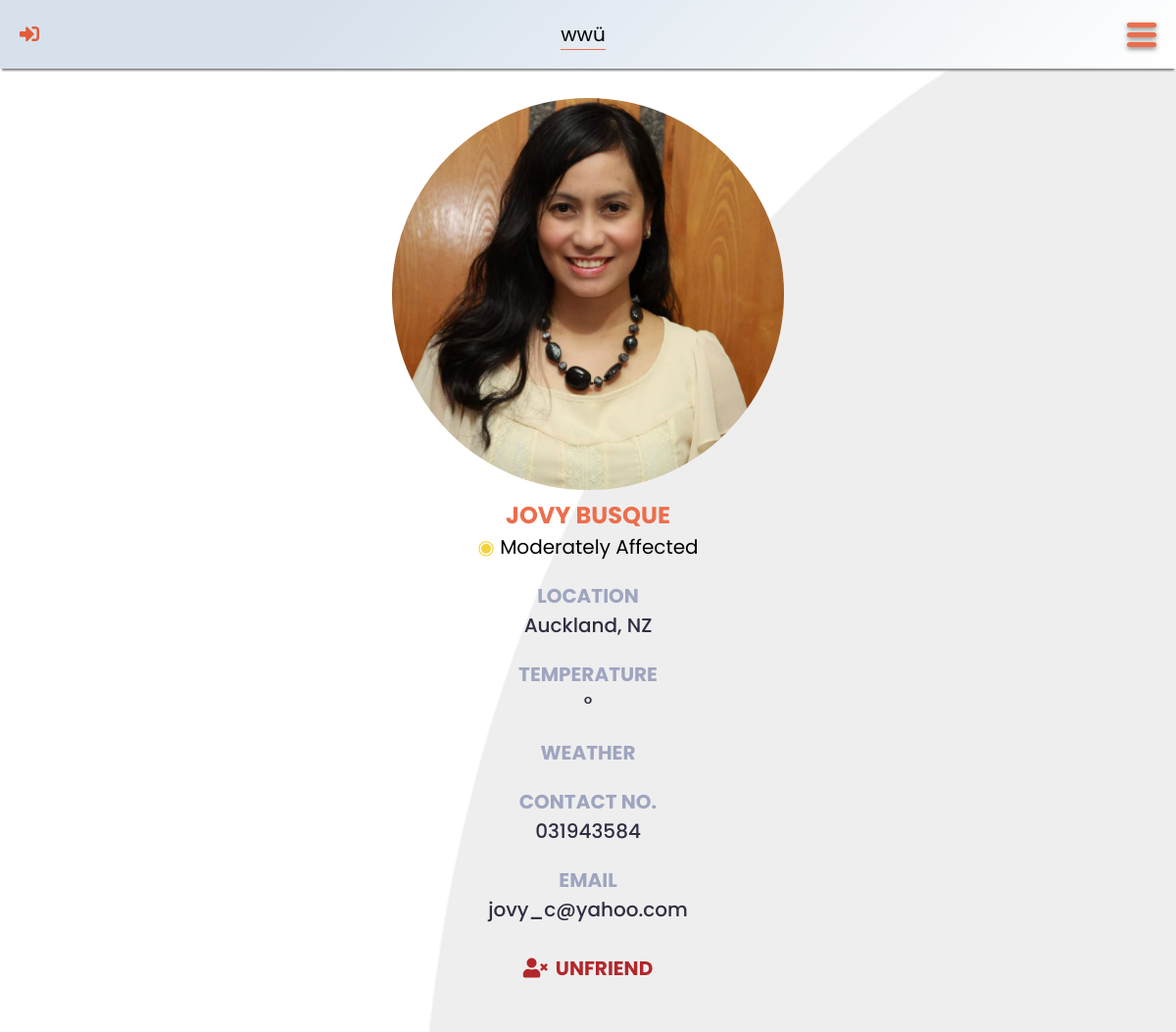
Screenshot of /friend.php?friend-id=3 with the database file from the repository.
### tables this page shows
CREATE TABLE `user` (
	`user_id` INT UNSIGNED AUTO_INCREMENT PRIMARY KEY,
	`fname` VARCHAR(50) NOT NULL,
	`lname` VARCHAR(50) NOT NULL,
	`contact_no` CHAR(13) NOT NULL,
	`location` VARCHAR(50) NOT NULL,
	`email` VARCHAR(100) NOT NULL UNIQUE,
	`password` VARCHAR(255) NOT NULL,
	`profile_picture` CHAR(12) DEFAULT 'default.jpg' NOT NULL ,
	`status` ENUM('Safe', 'Moderately Affected', 'Severely Affected') DEFAULT 'Safe' NOT NULL,
	`unit` ENUM('Metric', 'Imperial') DEFAULT 'Metric' NOT NULL
);

### src/header.php (called while the page is built, shortened)
<?php
	$unit = "metric";
	if (isset($_SESSION["account-verified"])) {
		$user_id = $_SESSION["account-verified"];
		require_once "config/config.php";
		require_once "lib/database-handler.php";
		require_once "models/User.php";
		$user = new User();
		$account = $user->getUser($user_id);
		$fname = $account->fname;
		$location = $account->location;
		$icon = "out";
		$logInLogOut = "src/sign-out.php";
		$unit = strtolower($account->unit);
	}
	else {
		$user_id = $location = "";
		$fname = "wwü";
		$icon = "in";
		$logInLogOut = "login.php";
	}
?>

### lib/database-handler.php (called while the page is built, shortened)
<?php
class Database {
	private $host = DB_HOST;
	private $dbname = DB_NAME;
	private $charset = DB_CHARSET;
	private $user = DB_USER;
	private $password = DB_PASSWORD;
	private $dbh;
	private $stmt;
	public function __construct() {
		$dsn = "mysql:host=".$this->host.";charset=".$this->charset.";dbname=".$this->dbname;
		$options = array (
			PDO::ATTR_PERSISTENT => true,
			PDO::ATTR_ERRMODE => PDO::ERRMODE_EXCEPTION,
			PDO::ATTR_ORACLE_NULLS => PDO::NULL_NATURAL
		);
		try {
			$this->dbh = new PDO($dsn, $this->user, $this->password, $options);
		}
		catch (PDOException $e) {
			$this->error = $e->getMessage()." in ".$e->getFile()." on line ".$e->getLine();
			$this->terminate();
		}
	}
	public function query($query) {
		$this->stmt = $this->dbh->prepare($query);
	}
	public function bind($param, $value, $type = null) {
		if (is_null($type)) {
			switch (true) {
				default:
					$type = PDO::PARAM_STR;
			}
		}
		$this->stmt->bindValue($param, $value, $type);
	}
	public function execute($message = "", $redirect = "") {
		try {
			return $this->stmt->execute();
		}
		catch (PDOException $e) {
			$this->logFile = "../src/log.txt";
			$this->error = $e->getMessage()." in ".$e->getFile()." on line ".$e->getLine();
			$this->logError();
		}
		finally {
			if ($redirect !== "") {
				$this->confirmQuery($message, $redirect);
			}
		}
	}
	public function resultRecord() {
		$this->execute();
		return $this->stmt->fetch(PDO::FETCH_OBJ);
	}
}

### models/User.php (called while the page is built, shortened)
<?php
class User {
	protected $db;
	public function __construct() {
		$this->db = new Database();
	}
	public function getUser($id) {
		$this->db->query("SELECT * FROM `user` WHERE `user_id` = ?");
		$this->db->bind(1, $id);
		return $this->db->resultRecord();
	}
}

### friend.php (the view, shortened to what this page needs)
<?php
	require_once "src/header.php";
	if (isset($_GET["friend-id"])) {
		$friend_id = $_GET["friend-id"];
		require_once "lib/database-handler.php";
		require_once "models/User.php";
		$user = new User();
		$f = $user->getUser($friend_id);
		$friend_name = $f->fname." ".$f->lname;
	}
	else {
		echo "<script>alert('Sorry, something went wrong!');</script>";
		echo "<script>window.location.href = 'friends.php'</script>";
	}
?>
<!DOCTYPE html>
<html lang="en">
<head>
	<link rel="stylesheet" type="text/css" href="css/all.min.css" />
	<link rel="stylesheet" type="text/css" href="css/general.css" />
	<link rel="stylesheet" type="text/css" href="css/tingle.min.css" />
	<link rel="stylesheet" type="text/css" href="css/modal.css" />
	<link rel="stylesheet" type="text/css" href="css/outer-navigation-menu.css" />
	<link rel="stylesheet" type="text/css" href="css/weather-status.css" />
	<link rel="stylesheet" type="text/css" href="css/one-person-page.css" />
	<link rel="stylesheet" type="text/css" href="css/friend.css" />
</head>
<body>
	<header data-unit="<?php echo $unit; ?>">
		<a href="<?php echo $logInLogOut; ?>" class="fas fa-sign-<?php echo $icon; ?>-alt"></a>
		<div class="data">
			<p id="fname" data-user-id="<?php echo $user_id; ?>"><?php echo $fname; ?></p>
			<p id="location"><?php echo $location; ?></p>
		</div>
		<label for="check-menu" class="menu-button"><div class="menu-lines"></div></label>
	</header>
	<main>
		<section id="friend">
			<img src="img/profile-pictures/<?php echo $f->profile_picture; ?>" alt="Profile Picture" />
			<h2><?php echo $friend_name; ?></h2>
			<div>
				<span class="status <?php echo str_replace(" ", "-", strtolower($f->status)); ?>">&#9673;</span>
				<?php echo $f->status; ?>
			</div>
			<div id="friend-data">
				<div class="item">
					<div class="label">Location</div>
					<div id="friend-location" class="value"><?php echo $f->location; ?></div>
				</div>
				<div class="item">
					<div class="label">Temperature</div>
					<div id="temperature" class="value"><span class="value"></span>&#176; <span class="unit"></span></div>
				</div>
				<div class="item">
					<div class="label">Weather</div>
				</div>
				<div class="item">
					<div class="label">Contact No.</div>
					<div class="value"><a href="tel:<?php echo $f->contact_no; ?>"><?php echo $f->contact_no; ?></a></div>
				</div>
				<div class="item">
					<div class="label">Email</div>
					<div class="value"><a href="mailto:<?php echo $f->email; ?>"><?php echo $f->email; ?></a></div>
				</div>
				<div class="item">
					<form action="src/unfriend.php" method="post">
						<button id="unfriend"><i class="fa fa-user-times"></i>Unfriend</button>
					</form>
				</div>
			</div>
		</section>
	</main>
</body>
</html>

### css/general.css (style rules this page uses)
:root { --cadet-blue: #9fa5c0; --charade: #2f2e41; --dark-orange: #e15c38; --green: #34c300; --gun-powder: #3f3f56; --light-gray: #d3d3d3; --orange: #ec6e4c; --red: #ff0000; --saffron: #f5d23b; --sandy-brown: #f2a65a; --tall-poppy: #b2272b; }
* { -webkit-tap-highlight-color: transparent; box-sizing: border-box; font-family: "Poppins", sans-serif; margin: 0; padding: 0; }
h2 { color: var(--orange); font-weight: 700; margin: 0 0 10px 0; text-align: center; text-transform: uppercase; }
body { padding: env(safe-area-inset-top, 0px) env(safe-area-inset-right, 0px) env(safe-area-inset-bottom, 0px) env(safe-area-inset-left, 0px); font-size: 20px; }

### css/outer-navigation-menu.css (style rules this page uses)
header { align-items: center; background-image: linear-gradient(315deg, #ffffff 0%, #d7e1ec 74%); box-shadow: 0 4px 2px -2px gray; display: flex; height: 70px; justify-content: space-between; padding: 20px; position: fixed; top: 0; width: 100%; z-index: 20; }
header a { text-decoration: none; }
header .fas { color: var(--dark-orange); font-size: 20px; }
header .data p { margin: 0; text-align: center; }
#location { border-top: 1px solid var(--orange); color: var(--charade); font-family: "Baloo 2", sans-serif; font-size: 28px; font-weight: 700; line-height: 30px; margin-top: 2px; margin: 0; text-transform: uppercase; }
.menu-lines, .menu-lines::before, .menu-lines::after { background-color: var(--orange); border-radius: 5px; box-shadow: 0 2px 5px gray; height: 5px; transition: all 0.5s ease-in-out; width: 30px; }
.menu-lines::before, .menu-lines::after { content: ""; display: block; position: absolute; }
.menu-lines::before { transform: translateY(-10px); }
.menu-lines::after { transform: translateY(10px); }
section { padding: 100px 50px; }

### css/weather-status.css (style rules this page uses)
.moderately-affected { color: var(--saffron); }

### css/one-person-page.css (style rules this page uses)
main { background-image: url("../img/light-gray-background.png"); background-position: center center; background-repeat: no-repeat; background-size: cover; }
section { padding: 100px 50px 50px 50px; }
img { border-radius: 50%; height: 250px; width: 250px; }

### css/friend.css (style rules this page uses)
#friend { text-align: center; }
h2 { margin-bottom: 0; }
#friend-data { text-align: left; }
.label { color: var(--cadet-blue); font-weight: bold; margin-top: 20px; text-transform: uppercase; }
div.value { color: var(--charade); font-weight: 500; }
.value a { color: inherit; text-decoration: none; }
#unfriend { background: none; border: none; color: var(--tall-poppy); display: inline-block; font-size: inherit; font-weight: bold; margin-top: 30px; text-align: center; text-transform: uppercase; }
#unfriend i { display: inline-block; margin-right: 8px; }
@media screen and (min-width: 550px) { #friend img { height: 50vh; width: auto; } }
@media screen and (min-width: 550px) { #friend h2 { font-size: 1.2em; } }
@media screen and (min-width: 550px) { #friend-data { text-align: center; } }

### rows the page displays
user: profile_picture (picture), friend_name "JOVY BUSQUE", status "Moderately Affected", location "Auckland, NZ", contact_no "031943584", email "jovy_c@yahoo.com"

### other values shown
$fname "wwü"
